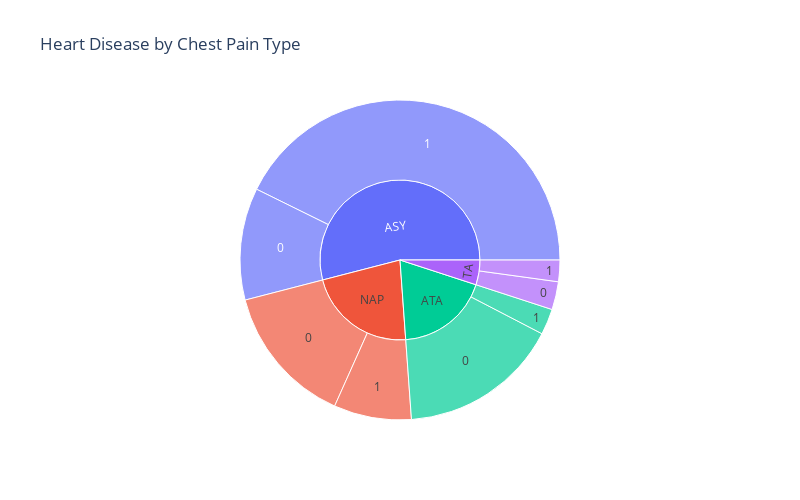

This figure's notebook cell:
### Code cell
pain_sunburst = px.sunburst(heart_disease, path=[
                            'ChestPainType', 'HeartDisease'], title="Heart Disease by Chest Pain Type")
pain_sunburst.show()

### Figure 1 — Plotly figure (JSON) as saved in the notebook; plotly's stock layout.template omitted (floating-point values rounded to 4 significant figures)
{"data": [{"branchvalues": "total", "domain": {"x": [0, 1], "y": [0, 1]}, "hovertemplate": "labels=%{label}<br>count=%{value}<br>parent=%{parent}<br>id=%{id}<extra></extra>", "ids": ["ASY/0", "ATA/0", "NAP/0", "TA/0", "ASY/1", "ATA/1", "NAP/1", "TA/1", "ASY", "ATA", "NAP", "TA"], "labels": ["0", "0", "0", "0", "1", "1", "1", "1", "ASY", "ATA", "NAP", "TA"], "name": "", "parents": ["ASY", "ATA", "NAP", "TA", "ASY", "ATA", "NAP", "TA", "", "", "", ""], "type": "sunburst", "values": [104, 149, 131, 26, 392, 24, 72, 20, 496, 173, 203, 46]}], "layout": {"height": 500, "legend": {"tracegroupgap": 0}, "title": {"text": "Heart Disease by Chest Pain Type"}, "width": 800}}
